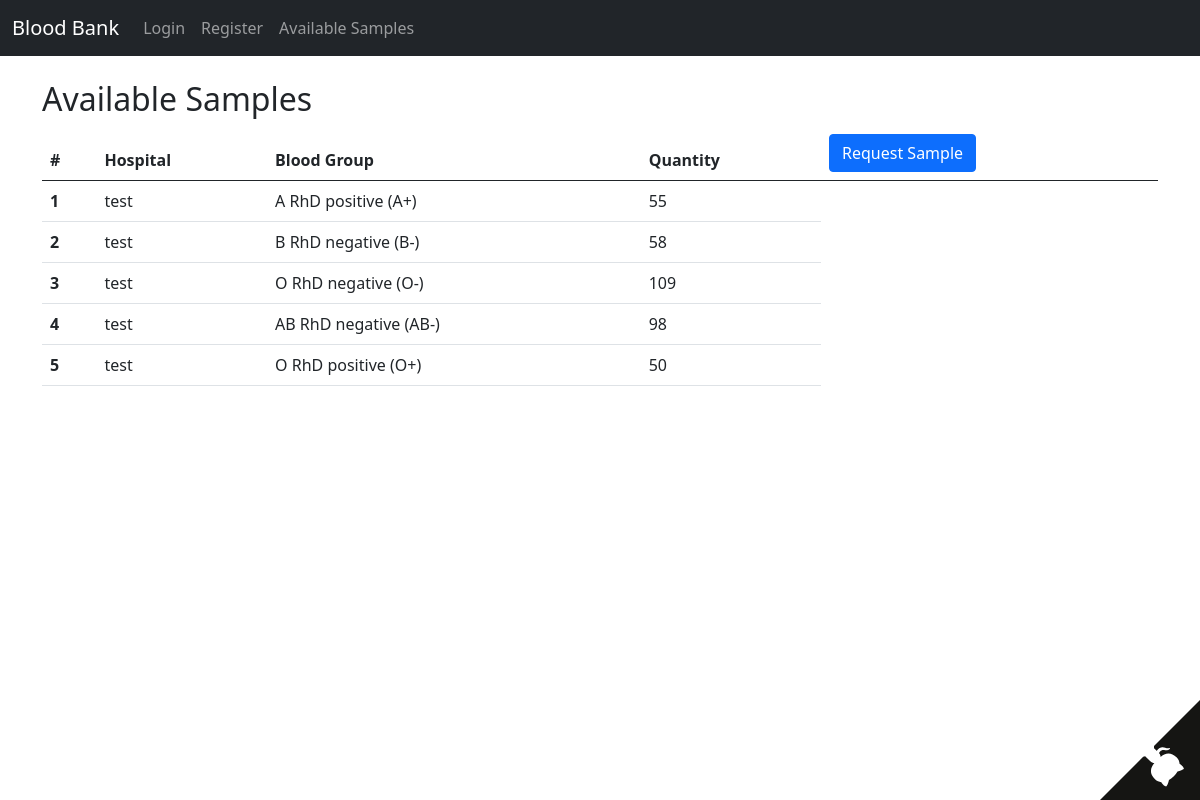
Page /availableSamples.php on the committed database.
### tables this page shows
CREATE TABLE `hospitalSamples` (
  `hospitalId` int NOT NULL,
  `sampleId` int NOT NULL,
  `quantity` int DEFAULT '0',
  KEY `hospitalId` (`hospitalId`),
  KEY `sampleId` (`sampleId`),
  CONSTRAINT `hospitalSamples_ibfk_1` FOREIGN KEY (`hospitalId`) REFERENCES `hospitals` (`id`),
  CONSTRAINT `hospitalSamples_ibfk_2` FOREIGN KEY (`sampleId`) REFERENCES `samples` (`id`)
);

CREATE TABLE `hospitals` (
  `id` int NOT NULL AUTO_INCREMENT,
  `title` varchar(255) NOT NULL,
  `username` varchar(255) NOT NULL,
  `password` varchar(255) NOT NULL,
  PRIMARY KEY (`id`)
);

CREATE TABLE `samples` (
  `id` int NOT NULL AUTO_INCREMENT,
  `title` varchar(255) NOT NULL,
  PRIMARY KEY (`id`)
);

### server/getSamples.php (the view)
<?php
include('database.php');
$query = "SELECT hospitals.title AS hTitle, samples.title AS sTitle, quantity
FROM hospitalSamples
LEFT JOIN hospitals on hospitals.id = hospitalSamples.hospitalId
LEFT JOIN samples on samples.id = hospitalSamples.sampleId";
$results = mysqli_query($mysqli, $query) ;
$sno = 1;
if (mysqli_num_rows($results) > 0) {
    while($row = mysqli_fetch_assoc($results)) {
        echo "<tr><th scope='row'>" . $sno . "</th>";
        echo "<td>" . $row['hTitle'] . "</td>" ;
        echo "<td>" . $row['sTitle'] . "</td>" ;
        echo "<td>" . $row['quantity'] . "</td></tr>" ;
        $sno++;
    }
  }
else {
    echo "0 results";
	array_push($errors, "Could not connect to database.");
}

### rows in the picture
hospitalsamples: hospitalId.title "test", sampleId.title "A RhD positive (A+)", quantity "55"
hospitalsamples: hospitalId.title "test", sampleId.title "B RhD negative (B-)", quantity "58"
hospitalsamples: hospitalId.title "test", sampleId.title "O RhD negative (O-)", quantity "109"
hospitalsamples: hospitalId.title "test", sampleId.title "AB RhD negative (AB-)", quantity "98"
hospitalsamples: hospitalId.title "test", sampleId.title "O RhD positive (O+)", quantity "50"
